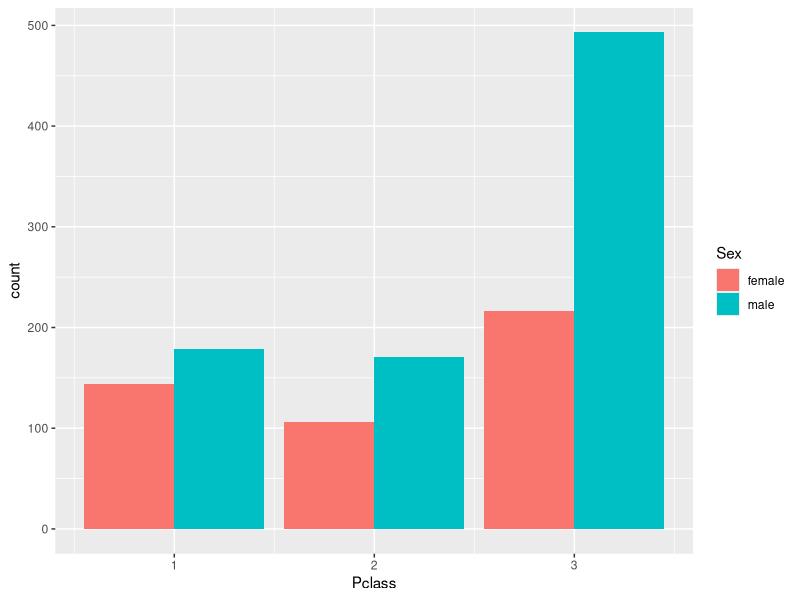
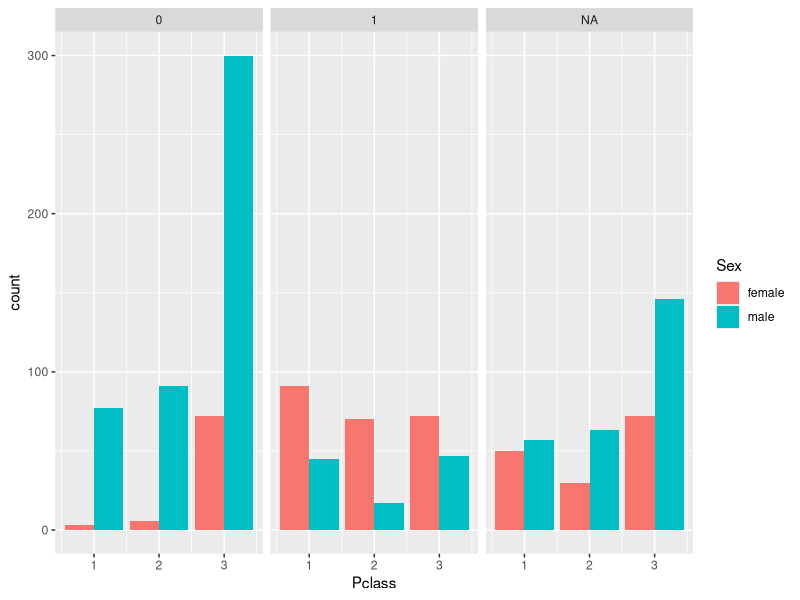
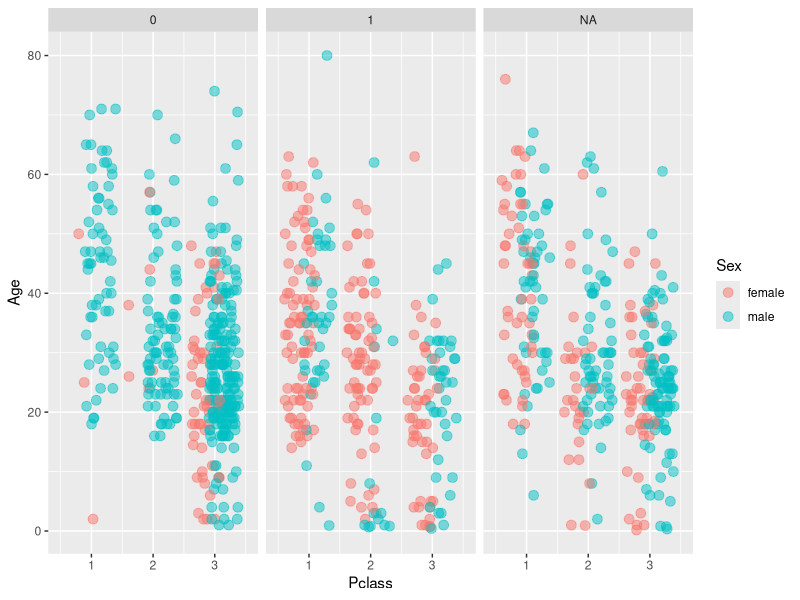

Recreate these plots in R, in order.
## ---- chunk 1
# Import Packages
library("tidyverse")

Titanic <- read.csv("full.csv")
## ---- chunk 2
str(Titanic)
## ---- chunk 3
ggplot(Titanic, aes(x = Pclass, fill = Sex)) +
  geom_bar(position = "dodge")
## ---- chunk 4
ggplot(Titanic, aes(x = Pclass, fill = Sex)) +
  geom_bar(position = "dodge") +
  facet_grid(. ~ Survived)
## ---- chunk 5
posn.jd <- position_jitterdodge(0.5, 0, 0.6)
## ---- chunk 6
ggplot(Titanic, aes(x = Pclass, y = Age, color = Sex)) +
  geom_point(size = 3, alpha = 0.5, position = posn.jd) +
  facet_grid(. ~ Survived)
